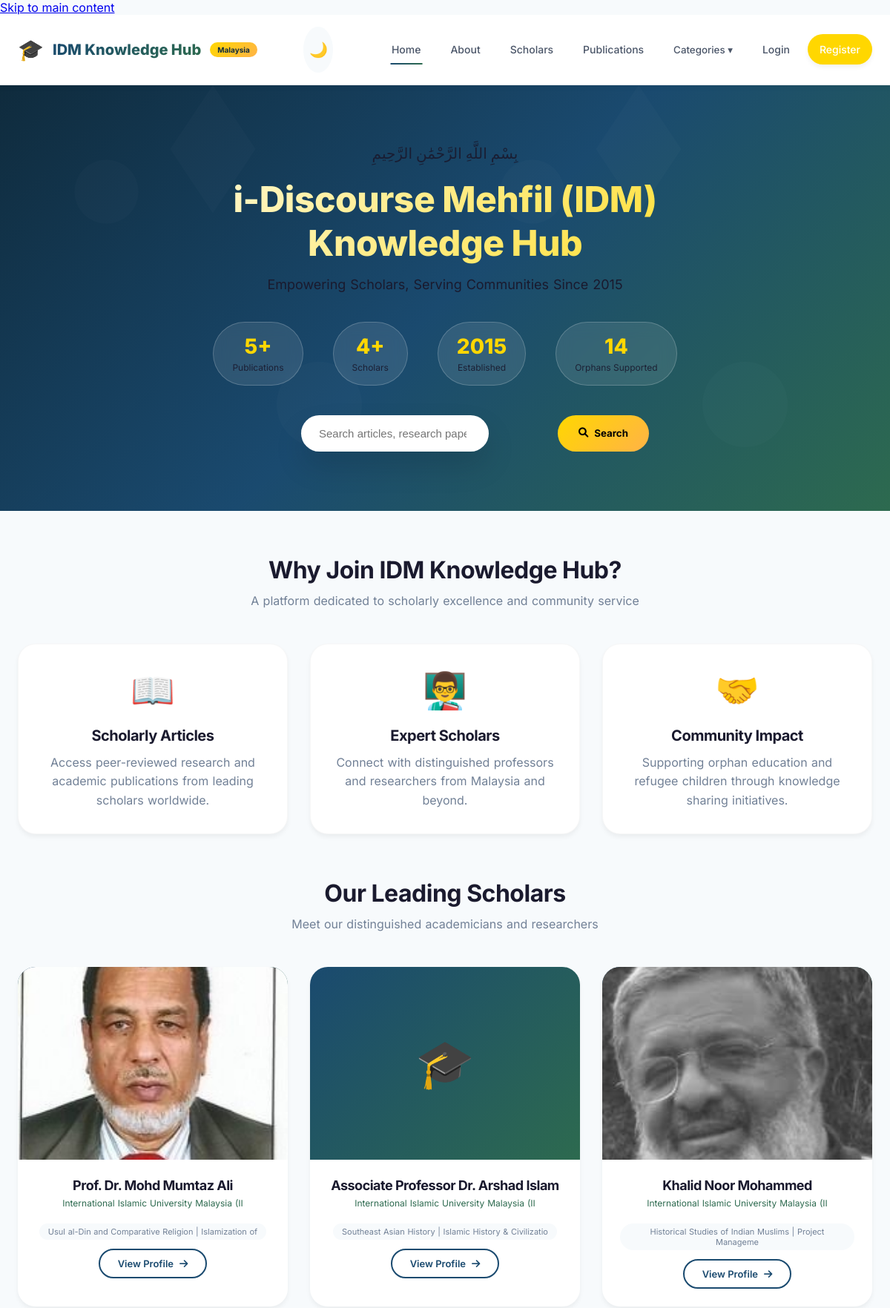
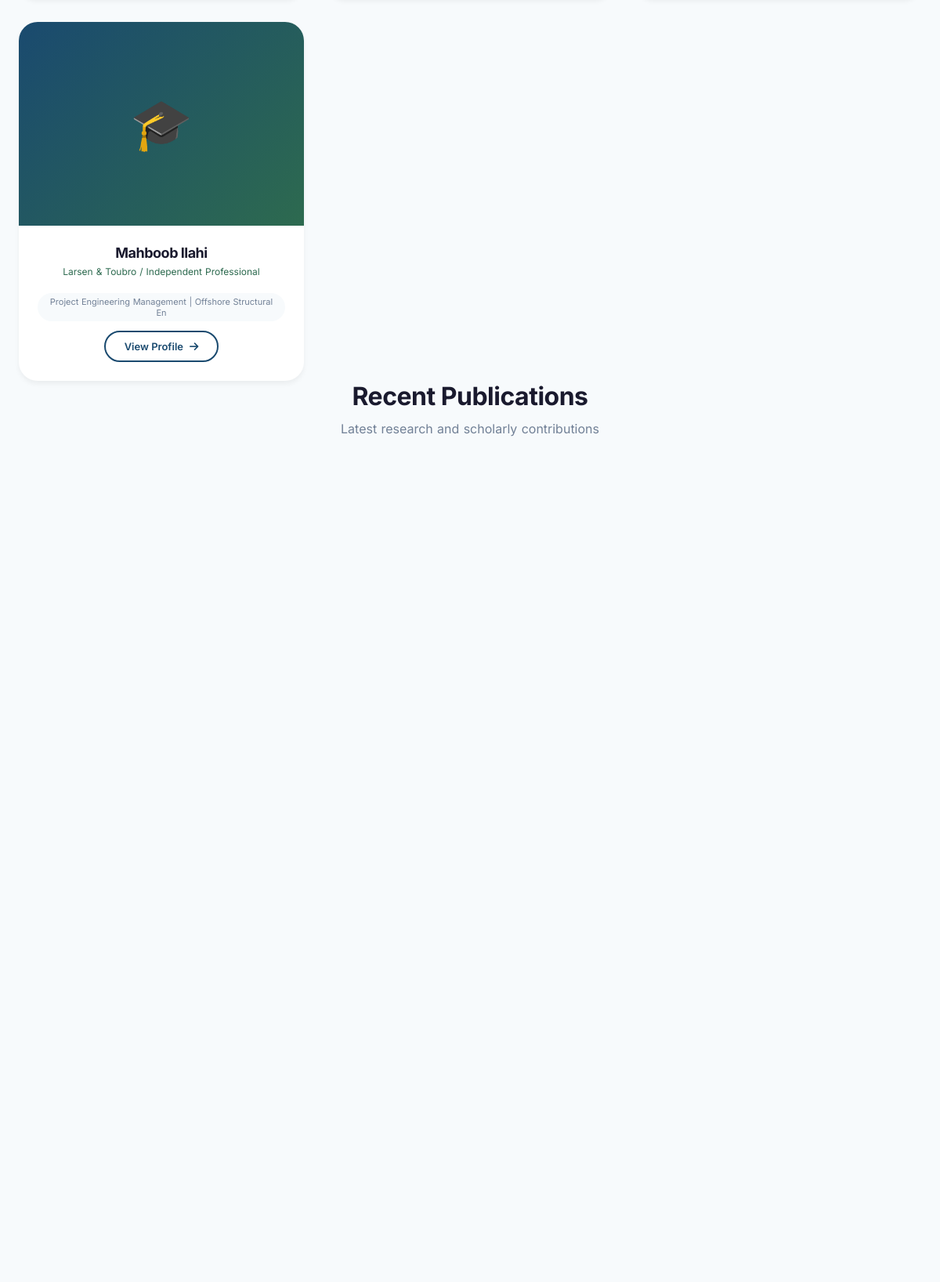
The page / (upper part) on the database its author committed (2 pictures, top to bottom).
### tables this page shows
CREATE TABLE `users` (
    `id` INT(11) NOT NULL AUTO_INCREMENT,
    `username` VARCHAR(50) NOT NULL,
    `email` VARCHAR(100) NOT NULL,
    `password` VARCHAR(255) NOT NULL,
    `full_name` VARCHAR(100) NOT NULL,
    `role` ENUM('admin', 'scholar', 'reader') DEFAULT 'reader',
    `profile_image` VARCHAR(255) DEFAULT NULL,
    `bio` TEXT DEFAULT NULL,
    `institution` VARCHAR(150) DEFAULT NULL,
    `specialization` VARCHAR(100) DEFAULT NULL,
    `malaysia_state` VARCHAR(50) DEFAULT NULL,
    `google_scholar` VARCHAR(255) DEFAULT NULL,
    `researchgate` VARCHAR(255) DEFAULT NULL,
    `display_order` INT(11) DEFAULT 0,
    `created_at` TIMESTAMP NOT NULL DEFAULT CURRENT_TIMESTAMP,
    PRIMARY KEY (`id`),
    UNIQUE KEY `username` (`username`),
    UNIQUE KEY `email` (`email`)
);

### config/database.php (called while the page is built, shortened)
<?php
function isLoggedIn() {
    return isset($_SESSION['user_id']);
}
?>

### index.php (the view, shortened to what this page needs)
<?php
require_once 'config/database.php';
$scholars = $publications = $categories = $popularPosts = [];
$totalScholars = $totalPublications = 0;
if (isset($pdo) && $pdo) {
    try {
        $scholars = $pdo->query("SELECT * FROM users WHERE role = 'scholar' ORDER BY display_order ASC LIMIT 6")->fetchAll();
        $totalScholars = $pdo->query("SELECT COUNT(*) as total FROM users WHERE role = 'scholar'")->fetch()['total'];
        $totalPublications = $pdo->query("SELECT COUNT(*) as total FROM posts WHERE status = 'published'")->fetch()['total'];
    } catch (Exception $e) {
        $db_error = $db_error ?? $e->getMessage();
    }
} else {
    $db_error = $db_error ?? 'Database unavailable.';
}
?>
<!DOCTYPE html>
<html lang="en">
<head>
    <link rel="stylesheet" href="css/style.css">
    <link rel="stylesheet" href="https://cdnjs.cloudflare.com/ajax/libs/font-awesome/6.0.0/css/all.min.css">
</head>
<body>
<nav class="navbar">
    <div class="container">
        <div class="logo">
            <span class="logo-icon">🎓</span>
            <span class="logo-text">IDM Knowledge Hub</span>
            <span class="badge">Malaysia</span>
        </div>
        <div style="display: flex; align-items: center; gap: 12px;">
            <button id="themeToggle" class="theme-toggle" aria-label="Toggle theme">🌙</button>
        </div>
        <div class="nav-menu">
            <a href="index.php" class="nav-link active">Home</a>
            <a href="about.php" class="nav-link">About</a>
            <a href="#scholars" class="nav-link">Scholars</a>
            <a href="#publications" class="nav-link">Publications</a>
            <div class="dropdown">
                <button class="dropdown-btn">Categories ▾</button>
            </div>
            <?php if(isLoggedIn()): ?>
                <?php if(isProfessor()): ?>
                    <a href="dashboard.php" class="nav-link">Dashboard</a>
                    <a href="write-post.php" class="nav-link btn-primary">✍️ Write</a>
                <?php endif; ?>
                <a href="logout.php" class="nav-link">Logout</a>
            <?php else: ?>
                <a href="login.php" class="nav-link">Login</a>
                <a href="register.php" class="nav-link btn-primary">Register</a>
            <?php endif; ?>
        </div>
    </div>
</nav>
<header class="hero">
    <div class="container hero-content">
        <div class="arabic">بِسْمِ اللَّهِ الرَّحْمَٰنِ الرَّحِيمِ</div>
        <h1>i-Discourse Mehfil (IDM)<br>Knowledge Hub</h1>
        <p>Empowering Scholars, Serving Communities Since 2015</p>
        <div class="hero-stats">
            <div class="stat-card">
                <span class="stat-number"><?php echo $totalPublications; ?>+</span>
                <span class="stat-label">Publications</span>
            </div>
            <div class="stat-card">
                <span class="stat-number"><?php echo $totalScholars; ?>+</span>
                <span class="stat-label">Scholars</span>
            </div>
            <div class="stat-card">
                <span class="stat-number">2015</span>
                <span class="stat-label">Established</span>
            </div>
            <div class="stat-card">
                <span class="stat-number">14</span>
                <span class="stat-label">Orphans Supported</span>
            </div>
        </div>
        <form class="search-form" method="GET" action="search.php">
            <input type="text" name="search" placeholder="Search articles, research papers, or scholars..." autocomplete="off">
            <button type="submit"><i class="fas fa-search"></i> Search</button>
        </form>
    </div>
</header>
<main>
    <section class="features">
        <div class="container">
            <div class="section-header">
                <h2>Why Join IDM Knowledge Hub?</h2>
                <p>A platform dedicated to scholarly excellence and community service</p>
            </div>
            <div class="features-grid">
                <div class="feature-card">
                    <div class="feature-icon">📖</div>
                    <h3>Scholarly Articles</h3>
                    <p>Access peer-reviewed research and academic publications from leading scholars worldwide.</p>
                </div>
                <div class="feature-card">
                    <div class="feature-icon">👨‍🏫</div>
                    <h3>Expert Scholars</h3>
                    <p>Connect with distinguished professors and researchers from Malaysia and beyond.</p>
                </div>
                <div class="feature-card">
                    <div class="feature-icon">🤝</div>
                    <h3>Community Impact</h3>
                    <p>Supporting orphan education and refugee children through knowledge sharing initiatives.</p>
                </div>
            </div>
        </div>
    </section>
    <section id="scholars" class="scholars">
        <div class="container">
            <div class="section-header">
                <h2>Our Leading Scholars</h2>
                <p>Meet our distinguished academicians and researchers</p>
            </div>
            <div class="scholars-grid">
                <?php foreach($scholars as $scholar): ?>
                <div class="scholar-card">
                    <div class="scholar-image">
                        <?php if(!empty($scholar['profile_image']) && file_exists($scholar['profile_image'])): ?>
                            <img src="<?php echo $scholar['profile_image']; ?>" alt="<?php echo htmlspecialchars($scholar['full_name']); ?>">
                        <?php else: ?>
                            🎓
                        <?php endif; ?>
                    </div>
                    <div class="scholar-info">
                        <h3><?php echo htmlspecialchars($scholar['full_name']); ?></h3>
                        <p class="institution"><?php echo htmlspecialchars(substr($scholar['institution'], 0, 45)); ?></p>
                        <p class="specialization"><?php echo htmlspecialchars(substr($scholar['specialization'], 0, 55)); ?></p>
                        <a href="scholar-profile.php?id=<?php echo $scholar['id']; ?>" class="btn-outline">View Profile <i class="fas fa-arrow-right"></i></a>
                    </div>
                </div>
                <?php endforeach; ?>
            </div>
        </div>
    </section>
    <section id="publications" class="publications">
        <div class="container">
            <div class="section-header">
                <h2>Recent Publications</h2>
                <p>Latest research and scholarly contributions</p>
            </div>
            <div class="posts-grid">
            </div>
        </div>
    </section>
</main>
</body>
</html>

### rows shown on the page
users: profile_image (picture), full_name "Prof. Dr. Mohd Mumtaz Ali", institution "International Islamic University Malaysia (II", specialization "Usul al-Din and Comparative Religion | Islamization of"
users: full_name "Associate Professor Dr. Arshad Islam", institution "International Islamic University Malaysia (II", specialization "Southeast Asian History | Islamic History & Civilizatio"
users: profile_image (picture), full_name "Khalid Noor Mohammed", institution "International Islamic University Malaysia (II", specialization "Historical Studies of Indian Muslims | Project Manageme"
users: full_name "Mahboob Ilahi", institution "Larsen & Toubro / Independent Professional", specialization "Project Engineering Management | Offshore Structural En"

### other values the page prints
$totalPublications "5"
$totalScholars "4"
